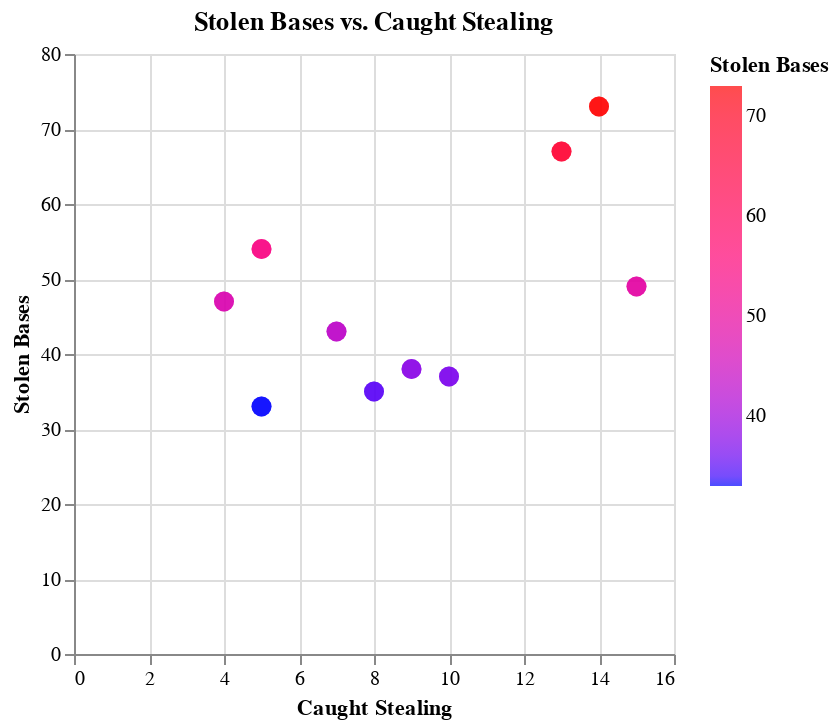

Write notebook code for a chart like this one.
### Code cell
# Convert 'Stolen Bases' column to numeric
df['Stolen Bases'] = pd.to_numeric(df['Stolen Bases'], errors='coerce')

# Now you can use the nlargest method
top_20_stolen_base_leaders = df.nlargest(20, 'Stolen Bases')

# Define the color scale based on the 'Stolen Bases' values
color_scale = alt.Scale(domain=(top_20_stolen_base_leaders['Stolen Bases'].min(), top_20_stolen_base_leaders['Stolen Bases'].max()), range=['blue', 'red'])

# Create Altair scatter plot
scatter_plot = alt.Chart(top_20_stolen_base_leaders).mark_circle(size=100).encode(
    x=alt.X('Caught Stealing:Q', title="Caught Stealing"),
    y=alt.Y('Stolen Bases:Q', title="Stolen Bases"),
    tooltip=['Name', 'Caught Stealing', 'Stolen Bases'],
    color=alt.Color('Stolen Bases:Q', scale=color_scale)  # Color scale based on 'Stolen Bases'
).properties(
    title='Stolen Bases vs. Caught Stealing'
).interactive()

scatter_plot

### Figure 1 — Vega-Lite specification as saved in the notebook (floating-point values rounded to 4 significant figures)
{"config": {"view": {"continuousWidth": 300, "continuousHeight": 300}}, "data": {"name": "data-a34a3e6b6b94991761ef8d6da7967dd5"}, "mark": {"type": "circle", "size": 100}, "encoding": {"color": {"field": "Stolen Bases", "scale": {"domain": [33, 73], "range": ["blue", "red"]}, "type": "quantitative"}, "tooltip": [{"field": "Name", "type": "nominal"}, {"field": "Caught Stealing", "type": "nominal"}, {"field": "Stolen Bases", "type": "quantitative"}], "x": {"field": "Caught Stealing", "title": "Caught Stealing", "type": "quantitative"}, "y": {"field": "Stolen Bases", "title": "Stolen Bases", "type": "quantitative"}}, "params": [{"name": "param_15", "select": {"type": "interval", "encodings": ["x", "y"]}, "bind": "scales"}], "title": "Stolen Bases vs. Caught Stealing", "$schema": "https://vega.github.io/schema/vega-lite/v5.16.3.json", "datasets": {"data-a34a3e6b6b94991761ef8d6da7967dd5": [{"Name": "Ronald Acuña Jr.", "Stolen Bases": 73, "Caught Stealing": "14"}, {"Name": "Ronald Acuña Jr.", "Stolen Bases": 73, "Caught Stealing": "14"}, {"Name": "Esteury Ruiz", "Stolen Bases": 67, "Caught Stealing": "13"}, {"Name": "Esteury Ruiz", "Stolen Bases": 67, "Caught Stealing": "13"}, {"Name": "Corbin Carroll", "Stolen Bases": 54, "Caught Stealing": "5"}, {"Name": "Corbin Carroll", "Stolen Bases": 54, "Caught Stealing": "5"}, {"Name": "Bobby Witt Jr.", "Stolen Bases": 49, "Caught Stealing": "15"}, {"Name": "Bobby Witt Jr.", "Stolen Bases": 49, "Caught Stealing": "15"}, {"Name": "CJ Abrams", "Stolen Bases": 47, "Caught Stealing": "4"}, {"Name": "CJ Abrams", "Stolen Bases": 47, "Caught Stealing": "4"}, {"Name": "Nico Hoerner", "Stolen Bases": 43, "Caught Stealing": "7"}, {"Name": "Nico Hoerner", "Stolen Bases": 43, "Caught Stealing": "7"}, {"Name": "Ha-Seong Kim", "Stolen Bases": 38, "Caught Stealing": "9"}, {"Name": "Ha-Seong Kim", "Stolen Bases": 38, "Caught Stealing": "9"}, {"Name": "Julio Rodríguez", "Stolen Bases": 37, "Caught Stealing": "10"}, {"Name": "Julio Rodríguez", "Stolen Bases": 37, "Caught Stealing": "10"}, {"Name": "Elly De La Cruz", "Stolen Bases": 35, "Caught Stealing": "8"}, {"Name": "Elly De La Cruz", "Stolen Bases": 35, "Caught Stealing": "8"}, {"Name": "Willi Castro", "Stolen Bases": 33, "Caught Stealing": "5"}, {"Name": "Willi Castro", "Stolen Bases": 33, "Caught Stealing": "5"}]}}
